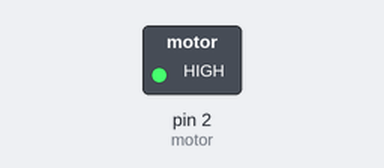
Recording of a sketch running on a simulated Arduino Uno, built with avr-gcc and run on an emulated ATmega328P. Parts: switched loads named in the sketch (green lamp = pin HIGH). Dashed ring = blinking.

Above: at 0.5 s.
Timing chart, 0 to 4.6 s (numbered marks = the images above):
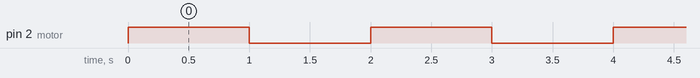

The sketch:

05-5.ino
```cpp
int motor = 2;

void setup() {
  pinMode(motor, OUTPUT);
}

void loop() {
  digitalWrite(motor, HIGH); // 정회전
  delay(1000);               // 1초 유지
  digitalWrite(motor, LOW);  // 정지
  delay(1000);               // 1초 유지
}
```

Measured:
- by itself, pin 2 (motor): alternates HIGH for 1.0 s and LOW for 1.0 s
